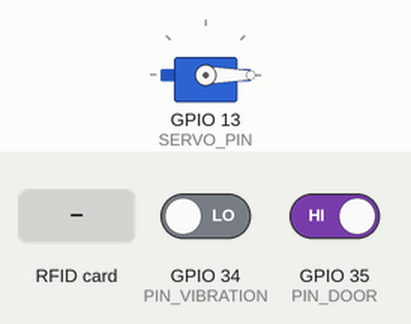
Recording of a sketch running on a simulated ESP32. Parts: servo. The test bench sets the inputs (shaded band); at power-on: GPIO 34 (PIN_VIBRATION) LOW, GPIO 35 (PIN_DOOR) HIGH. WiFi joins after 1.5 s; servers stay silent unless stated; no MQTT or app messages arrive unless stated; what the sketch prints to the serial monitor is not drawn.

Above: at 3.3 s.
3.4 s: RFID card F6 10 EC 05 held to the reader
At 4.0 s:
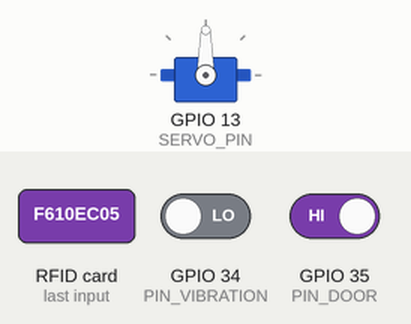
4.9 s: GPIO 34 (PIN_VIBRATION) driven HIGH
6.4 s: GPIO 35 (PIN_DOOR) driven LOW
9.4 s: RFID card 5E 7A 19 C4 held to the reader
10.9 s: GPIO 35 (PIN_DOOR) driven HIGH
12.4 s: GPIO 34 (PIN_VIBRATION) driven LOW and GPIO 35 (PIN_DOOR) driven LOW
Timing chart, 0 to 14.9 s (numbered marks = the images above; inputs shaded):
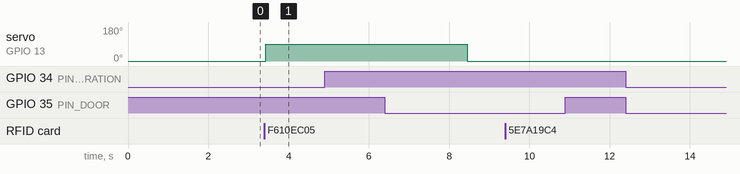

Measured:
- after the input at 3.4 s, servo on GPIO 13 (SERVO_PIN): 0° → 90° at once
- after the input at 4.9 s, every drawn part: stays the same
- after the input at 9.4 s, every drawn part: stays the same
- after the input at 10.9 s, every drawn part: stays the same
- after the input at 12.4 s, every drawn part: stays the same

The sketch:

VAULT_MQTT.ino
```cpp
// ============================================================
// MCU2 - VAULT (RFID + Getar + Pintu + Servo) + MQTT
// GETARAN: ALERT 5 DETIK (tidak langsung berhenti)
// ============================================================

#include <SPI.h>
#include <MFRC522.h>
#include <WiFi.h>
#include <PubSubClient.h>
#include <ESP32Servo.h>

// ========== PIN DEFINITION ==========
#define PIN_VIBRATION 34
#define PIN_DOOR 35
#define SS_PIN 4
#define RST_PIN 22
#define SCK_PIN 18
#define MOSI_PIN 23
#define MISO_PIN 19
#define SERVO_PIN 13

// ========== SERVO ==========
Servo myServo;
const int SERVO_TERTUTUP = 0;
const int SERVO_TERBUKA = 90;

// ========== WIFI & MQTT ==========
const char* ssid = " ";
const char* password = " ";
const char* mqtt_server = "10.33.109.55";
const int mqtt_port = 1883;
const char* mqtt_client = "MCU2_Vault";

// ========== MQTT TOPICS ==========
const char* topic_vibration = "bank/vault/vibration";
const char* topic_door = "bank/vault/door";
const char* topic_rfid = "bank/vault/access";
const char* topic_alert = "bank/vault/alert";

WiFiClient espClient;
PubSubClient mqttClient(espClient);
MFRC522 mfrc522(SS_PIN, RST_PIN);

// UID kartu valid
byte validUID[][4] = {{0xF6, 0x10, 0xEC, 0x05}};
int jumlahKartuValid = 1;

// State variables
bool aksesAman = false;
unsigned long lastAccessTime = 0;
const unsigned long accessDuration = 5000;
bool illegalCardScanned = false;
unsigned long lastIllegalWarningTime = 0;
const unsigned long illegalWarningCooldown = 3000;
unsigned long lastScanTime = 0;
const unsigned long scanCooldown = 2000;

// ========== GETARAN DENGAN TIMER 5 DETIK ==========
bool vibrationAlertActive = false;
unsigned long lastVibrationTriggerTime = 0;
const unsigned long vibrationAlertDuration = 5000;

// ========== SENSOR PINTU DENGAN DEBOUNCE ==========
bool lastDoorState = false;
bool lastPublishedDoorState = false;  // Status terakhir yang dipublish
unsigned long lastDebounceTime = 0;
const unsigned long debounceDelay = 50;  // 50ms debounce

// Anti-spam illegal warning
bool illegalWarningPrinted = false;

void bukaPintu() {
  Serial.println("🔓 Servo: Membuka pintu...");
  myServo.write(SERVO_TERBUKA);
}

void tutupPintu() {
  Serial.println("🔒 Servo: Menutup pintu...");
  myServo.write(SERVO_TERTUTUP);
}

void connectWiFi() {
  WiFi.begin(ssid, password);
  while (WiFi.status() != WL_CONNECTED) delay(500);
  Serial.println("✅ WiFi connected");
}

void connectMQTT() {
  while (!mqttClient.connected()) {
    if (mqttClient.connect(mqtt_client)) Serial.println("✅ MQTT connected");
    else delay(5000);
  }
}

void publishMQTT(const char* topic, String payload) {
  if (mqttClient.connected()) {
    mqttClient.publish(topic, payload.c_str());
  }
}

bool isCardValid() {
  for (int i = 0; i < jumlahKartuValid; i++) {
    bool match = true;
    for (byte j = 0; j < 4; j++) {
      if (mfrc522.uid.uidByte[j] != validUID[i][j]) match = false;
    }
    if (match) return true;
  }
  return false;
}

void setup() {
  Serial.begin(115200);
  delay(500);

  myServo.attach(SERVO_PIN);
  myServo.write(SERVO_TERTUTUP);

  SPI.begin(SCK_PIN, MISO_PIN, MOSI_PIN, SS_PIN);
  mfrc522.PCD_Init();

  pinMode(PIN_VIBRATION, INPUT);
  pinMode(PIN_DOOR, INPUT_PULLUP);

  // Baca status awal pintu
  lastDoorState = (digitalRead(PIN_DOOR) == LOW);
  lastPublishedDoorState = lastDoorState;

  connectWiFi();
  mqttClient.setServer(mqtt_server, mqtt_port);
  connectMQTT();

  Serial.println("======================================");
  Serial.println("  MCU2 - Vault Ready");
  Serial.println("======================================");
  Serial.println("Getaran: Alert 5 detik");
  Serial.println("======================================");
}

void loop() {
  if (WiFi.status() != WL_CONNECTED) connectWiFi();
  if (!mqttClient.connected()) connectMQTT();
  mqttClient.loop();

  unsigned long now = millis();

  // ========== RFID ==========
  if (mfrc522.PICC_IsNewCardPresent() && mfrc522.PICC_ReadCardSerial()) {
    if (now - lastScanTime >= scanCooldown) {
      lastScanTime = now;
      String uid = "";
      for (byte i = 0; i < mfrc522.uid.size; i++) {
        if (mfrc522.uid.uidByte[i] < 0x10) uid += "0";
        uid += String(mfrc522.uid.uidByte[i], HEX);
      }
      Serial.print("UID: "); Serial.println(uid);

      if (isCardValid()) {
        Serial.println("✅ AKSES DITERIMA!");
        aksesAman = true;
        lastAccessTime = now;
        illegalCardScanned = false;
        bukaPintu();
        publishMQTT(topic_rfid, "granted");
      } else {
        Serial.println("❌ AKSES DITOLAK!");
        illegalCardScanned = true;
        lastIllegalWarningTime = now;
        publishMQTT(topic_rfid, "denied");
        publishMQTT(topic_alert, "akses_illegal");
      }
    }
    mfrc522.PICC_HaltA();
    mfrc522.PCD_StopCrypto1();
  }

  // ========== Update akses aman ==========
  if (aksesAman && (now - lastAccessTime > accessDuration)) {
    aksesAman = false;
    tutupPintu();
    publishMQTT(topic_rfid, "akses_berakhir");
  }

  // ========== SENSOR GETAR (ALERT 5 DETIK) ==========
  bool currentVibration = (digitalRead(PIN_VIBRATION) == HIGH);

  if (currentVibration) {
    lastVibrationTriggerTime = now;
    if (!vibrationAlertActive) {
      vibrationAlertActive = true;
      Serial.println("🚨 GETARAN TERDETEKSI! (Alert 5 detik)");
      publishMQTT(topic_vibration, "1");
    }
  }

  bool alertActive = (now - lastVibrationTriggerTime < vibrationAlertDuration);
  if (!alertActive && vibrationAlertActive) {
    vibrationAlertActive = false;
    Serial.println("✅ Alert getaran berakhir (5 detik selesai)");
    publishMQTT(topic_vibration, "0");
  }

  // ========== SENSOR PINTU DENGAN DEBOUNCE (TIDAK SPAM) ==========
  bool rawDoorState = (digitalRead(PIN_DOOR) == LOW);  // LOW = terbuka

  // Debounce: hanya berubah jika status stabil selama debounceDelay
  if (rawDoorState != lastDoorState) {
    lastDebounceTime = now;
    lastDoorState = rawDoorState;
  }

  // Jika status stabil dan berbeda dengan yang sudah dipublish
  if ((now - lastDebounceTime) > debounceDelay) {
    if (rawDoorState != lastPublishedDoorState) {
      lastPublishedDoorState = rawDoorState;

      if (rawDoorState) {
        // Pintu terbuka
        if (aksesAman) {
          Serial.println("🔓 Pintu Terbuka - Akses Sah");
          publishMQTT(topic_door, "open_sah");
        } else {
          Serial.println("🚪 WARNING! Pintu Terbuka Tanpa Otorisasi!");
          publishMQTT(topic_door, "open_tanpa_akses");
          publishMQTT(topic_alert, "pintu_tanpa_otorisasi");
        }
      } else {
        // Pintu tertutup
        Serial.println("🔒 Pintu Tertutup");
        publishMQTT(topic_door, "closed");
      }
    }
  }

  // ========== Warning Illegal (Anti-Spam) ==========
  if (illegalCardScanned && rawDoorState && !aksesAman) {
    if (!illegalWarningPrinted) {
      Serial.println("🔴 PERINGATAN! Akses Illegal - Pintu Seharusnya Tertutup!");
      publishMQTT(topic_alert, "akses_illegal_pintu_terbuka");
      illegalWarningPrinted = true;
    }
  } else {
    illegalWarningPrinted = false;
  }

  delay(10);
}
```
